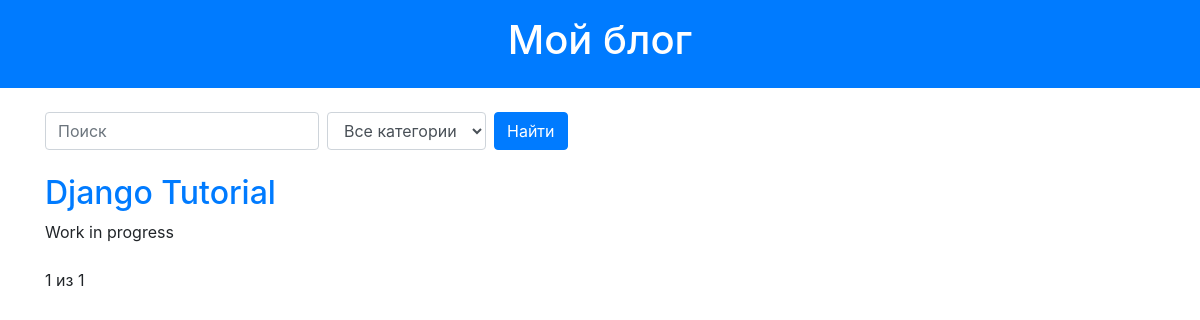
Before: /?page=2 with the older database file.
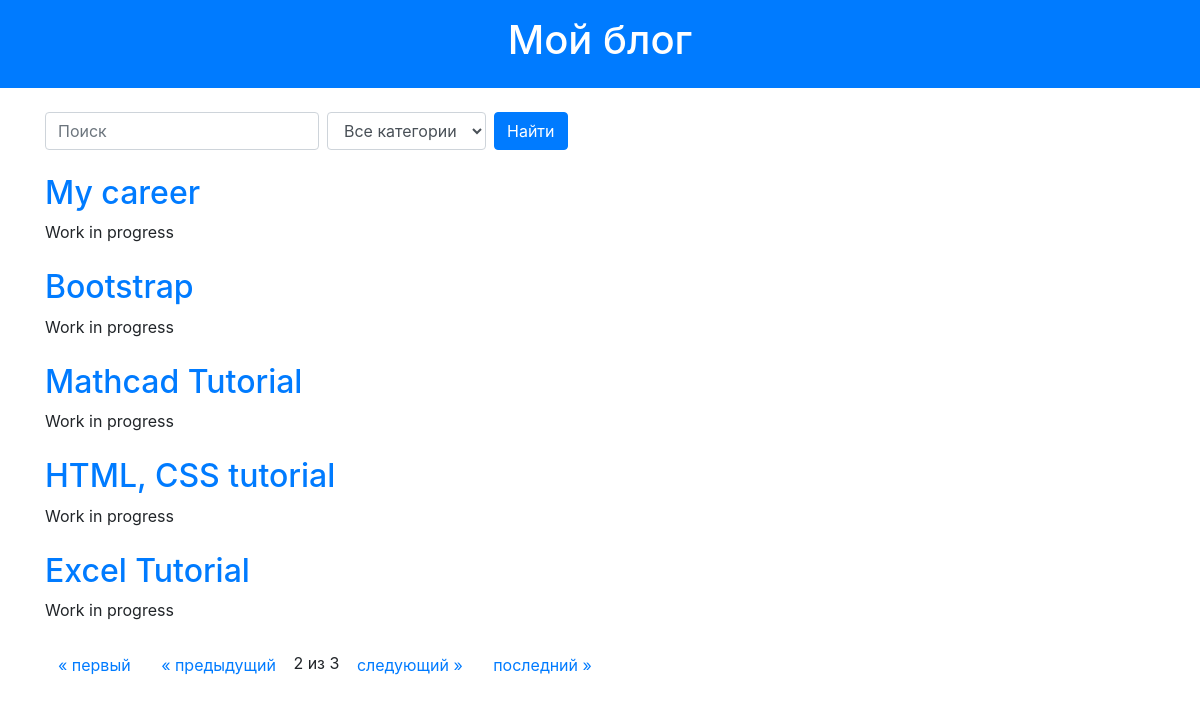
After: the same page with the newer database file.
### blog/models.py (models this page shows, shortened)
class Post(models.Model):
    title = models.CharField(max_length=200)
    content = models.TextField()
    created_at = models.DateTimeField(auto_now_add=True)
    updated_at = models.DateTimeField(auto_now=True)
    author = models.ForeignKey(User, on_delete=models.CASCADE)
    category = models.ForeignKey(Category, on_delete=models.SET_NULL, null=True, blank=True)
    image = models.ImageField(upload_to='article_image', blank=True, null=True)

### blog/views.py (the view)
# urls.py: path('', post_list, name='post_list'),
def post_list(request):
    query = request.GET.get('q')
    category_id = request.GET.get('category')
    posts = Post.objects.all()
    if category_id:
        posts = posts.filter(category_id=category_id)
    if query:
        posts = posts.filter(title__icontains=query)
    paginator = Paginator(posts, 5)
    page_number = request.GET.get('page')
    page_obj = paginator.get_page(page_number)
    categories = Category.objects.all()
    return render(request, 'blog/post_list.html', {'page_obj': page_obj, 'query': query, 'categories': categories})

### blog/templates/blog/post_list.html (shortened to what this page needs)
{% extends 'blog/base.html' %}
{% block body %}
<div class="my-4">
    <form method="GET" class="form-inline">
        <input type="text" name="q" value="{{ query|default:'' }}" class="form-control mr-2" placeholder="Поиск">
        <select name="category" class="form-control mr-2">
            <option value="">Все категории</option>
        </select>
        <button type="submit" class="btn btn-primary">Найти</button>
    </form>
</div>
{% for post in page_obj %}
    <div class="post mb-4">
        <h2><a href="{% url 'post_detail' post.id %}">{{ post.title }}</a></h2>
        <p>{{ post.content|truncatewords:30 }}</p>
    </div>
{% endfor %}
<div class="pagination">
    <span class="step-links">
        {% if page_obj.has_previous %}
            <a class="btn btn-link" href="?page=1">&laquo; первый</a>
            <a class="btn btn-link" href="?page={{ page_obj.previous_page_number }}">« предыдущий</a>
        {% endif %}
        <span class="current">
            {{ page_obj.number }} из {{ page_obj.paginator.num_pages }}
        </span>
        {% if page_obj.has_next %}
            <a class="btn btn-link" href="?page={{ page_obj.next_page_number }}">следующий »</a>
            <a class="btn btn-link" href="?page={{ page_obj.paginator.num_pages }}">последний &raquo;</a>
        {% endif %}
    </span>
</div>
{% endblock %}

### blog/templates/blog/base.html (shortened to what this page needs)
<!DOCTYPE html>
<html lang="ru">
<head>
    <link rel="stylesheet" href="https://stackpath.bootstrapcdn.com/bootstrap/4.5.2/css/bootstrap.min.css">
</head>
<body>
    <header class="bg-primary text-white text-center py-3">
        <h1>Мой блог</h1>
    </header>
    <div class="container">
        {% block body %}{% endblock %}
    </div>
</body>
</html>

Changed rows visible on the page:
no longer on this page (row unchanged): Post: title "Django Tutorial", content "Work in progress"
added Post: title "My career", content "Work in progress"
added Post: title "Bootstrap", content "Work in progress"
added Post: title "Mathcad Tutorial", content "Work in progress"
added Post: title "HTML, CSS tutorial", content "Work in progress"
added Post: title "Excel Tutorial", content "Work in progress"
Other visible differences:
{{ page_obj.number }}: "1" → "2"
{{ page_obj.paginator.num_pages }}: "1" → "3"
text now shown: "« первый « предыдущий следующий » последний »"
